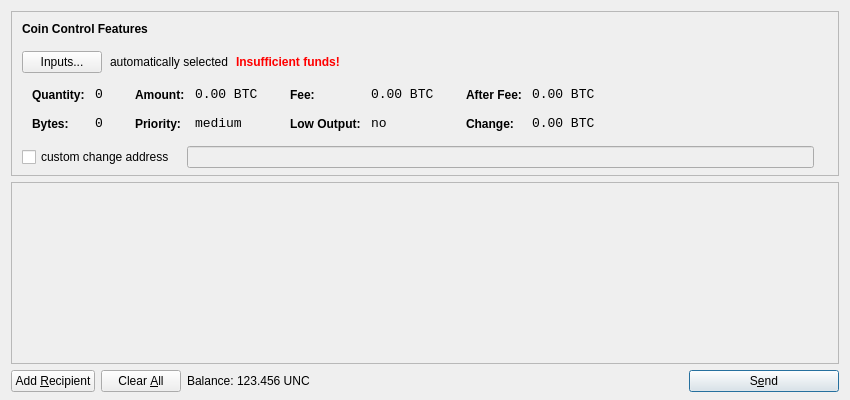
<?xml version="1.0" encoding="UTF-8"?>
<ui version="4.0">
 <class>SendCoinsDialog</class>
 <widget class="QDialog" name="SendCoinsDialog">
  <property name="geometry">
   <rect>
    <x>0</x>
    <y>0</y>
    <width>850</width>
    <height>400</height>
   </rect>
  </property>
  <property name="windowTitle">
   <string>Send Coins</string>
  </property>
  <layout class="QVBoxLayout" name="verticalLayout" stretch="0,1,0">
   <property name="bottomMargin">
    <number>8</number>
   </property>
   <item>
    <widget class="QFrame" name="frameCoinControl">
     <property name="sizePolicy">
      <sizepolicy hsizetype="Expanding" vsizetype="Expanding">
       <horstretch>0</horstretch>
       <verstretch>0</verstretch>
      </sizepolicy>
     </property>
     <property name="maximumSize">
      <size>
       <width>16777215</width>
       <height>16777215</height>
      </size>
     </property>
     <property name="frameShape">
      <enum>QFrame::StyledPanel</enum>
     </property>
     <property name="frameShadow">
      <enum>QFrame::Sunken</enum>
     </property>
     <layout class="QVBoxLayout" name="verticalLayoutCoinControl2">
      <property name="spacing">
       <number>-1</number>
      </property>
      <property name="leftMargin">
       <number>0</number>
      </property>
      <property name="topMargin">
       <number>0</number>
      </property>
      <property name="rightMargin">
       <number>0</number>
      </property>
      <property name="bottomMargin">
       <number>6</number>
      </property>
      <item>
       <layout class="QVBoxLayout" name="verticalLayoutCoinControl" stretch="0,0,0,0,1">
        <property name="spacing">
         <number>0</number>
        </property>
        <property name="leftMargin">
         <number>10</number>
        </property>
        <property name="topMargin">
         <number>10</number>
        </property>
        <item>
         <layout class="QHBoxLayout" name="horizontalLayoutCoinControl1">
          <property name="bottomMargin">
           <number>15</number>
          </property>
          <item>
           <widget class="QLabel" name="labelCoinControlFeatures">
            <property name="sizePolicy">
             <sizepolicy hsizetype="Preferred" vsizetype="Maximum">
              <horstretch>0</horstretch>
              <verstretch>0</verstretch>
             </sizepolicy>
            </property>
            <property name="font">
             <font>
              <weight>75</weight>
              <bold>true</bold>
             </font>
            </property>
            <property name="styleSheet">
             <string notr="true">font-weight:bold;</string>
            </property>
            <property name="text">
             <string>Coin Control Features</string>
            </property>
           </widget>
          </item>
         </layout>
        </item>
        <item>
         <layout class="QHBoxLayout" name="horizontalLayoutCoinControl2" stretch="0,0,0,0">
          <property name="spacing">
           <number>8</number>
          </property>
          <property name="bottomMargin">
           <number>10</number>
          </property>
          <item>
           <widget class="QPushButton" name="pushButtonCoinControl">
            <property name="styleSheet">
             <string notr="true"/>
            </property>
            <property name="text">
             <string>Inputs...</string>
            </property>
           </widget>
          </item>
          <item>
           <widget class="QLabel" name="labelCoinControlAutomaticallySelected">
            <property name="text">
             <string>automatically selected</string>
            </property>
            <property name="margin">
             <number>5</number>
            </property>
           </widget>
          </item>
          <item>
           <widget class="QLabel" name="labelCoinControlInsuffFunds">
            <property name="font">
             <font>
              <weight>75</weight>
              <bold>true</bold>
             </font>
            </property>
            <property name="styleSheet">
             <string notr="true">color:red;font-weight:bold;</string>
            </property>
            <property name="text">
             <string>Insufficient funds!</string>
            </property>
            <property name="margin">
             <number>5</number>
            </property>
           </widget>
          </item>
          <item>
           <spacer name="horizontalSpacerCoinControl">
            <property name="orientation">
             <enum>Qt::Horizontal</enum>
            </property>
            <property name="sizeHint" stdset="0">
             <size>
              <width>40</width>
              <height>1</height>
             </size>
            </property>
           </spacer>
          </item>
         </layout>
        </item>
        <item>
         <widget class="QWidget" name="widgetCoinControl" native="true">
          <property name="sizePolicy">
           <sizepolicy hsizetype="Preferred" vsizetype="Preferred">
            <horstretch>0</horstretch>
            <verstretch>0</verstretch>
           </sizepolicy>
          </property>
          <property name="minimumSize">
           <size>
            <width>0</width>
            <height>0</height>
           </size>
          </property>
          <property name="styleSheet">
           <string notr="true"/>
          </property>
          <layout class="QHBoxLayout" name="horizontalLayoutCoinControl5">
           <property name="margin">
            <number>0</number>
           </property>
           <item>
            <layout class="QHBoxLayout" name="horizontalLayoutCoinControl3" stretch="0,0,0,1">
             <property name="spacing">
              <number>20</number>
             </property>
             <property name="topMargin">
              <number>0</number>
             </property>
             <property name="bottomMargin">
              <number>10</number>
             </property>
             <item>
              <layout class="QFormLayout" name="formLayoutCoinControl1">
               <property name="horizontalSpacing">
                <number>10</number>
               </property>
               <property name="verticalSpacing">
                <number>14</number>
               </property>
               <property name="leftMargin">
                <number>10</number>
               </property>
               <property name="topMargin">
                <number>4</number>
               </property>
               <property name="rightMargin">
                <number>6</number>
               </property>
               <item row="0" column="0">
                <widget class="QLabel" name="labelCoinControlQuantityText">
                 <property name="styleSheet">
                  <string notr="true">font-weight:bold;</string>
                 </property>
                 <property name="text">
                  <string>Quantity:</string>
                 </property>
                 <property name="margin">
                  <number>0</number>
                 </property>
                </widget>
               </item>
               <item row="0" column="1">
                <widget class="QLabel" name="labelCoinControlQuantity">
                 <property name="font">
                  <font>
                   <family>Monospace</family>
                   <pointsize>10</pointsize>
                  </font>
                 </property>
                 <property name="cursor">
                  <cursorShape>IBeamCursor</cursorShape>
                 </property>
                 <property name="contextMenuPolicy">
                  <enum>Qt::ActionsContextMenu</enum>
                 </property>
                 <property name="text">
                  <string notr="true">0</string>
                 </property>
                 <property name="margin">
                  <number>0</number>
                 </property>
                 <property name="textInteractionFlags">
                  <set>Qt::LinksAccessibleByMouse|Qt::TextSelectableByKeyboard|Qt::TextSelectableByMouse</set>
                 </property>
                </widget>
               </item>
               <item row="1" column="0">
                <widget class="QLabel" name="labelCoinControlBytesText">
                 <property name="styleSheet">
                  <string notr="true">font-weight:bold;</string>
                 </property>
                 <property name="text">
                  <string>Bytes:</string>
                 </property>
                </widget>
               </item>
               <item row="1" column="1">
                <widget class="QLabel" name="labelCoinControlBytes">
                 <property name="font">
                  <font>
                   <family>Monospace</family>
                   <pointsize>10</pointsize>
                  </font>
                 </property>
                 <property name="cursor">
                  <cursorShape>IBeamCursor</cursorShape>
                 </property>
                 <property name="contextMenuPolicy">
                  <enum>Qt::ActionsContextMenu</enum>
                 </property>
                 <property name="text">
                  <string notr="true">0</string>
                 </property>
                 <property name="textInteractionFlags">
                  <set>Qt::LinksAccessibleByMouse|Qt::TextSelectableByKeyboard|Qt::TextSelectableByMouse</set>
                 </property>
                </widget>
               </item>
              </layout>
             </item>
             <item>
              <layout class="QFormLayout" name="formLayoutCoinControl2">
               <property name="horizontalSpacing">
                <number>10</number>
               </property>
               <property name="verticalSpacing">
                <number>14</number>
               </property>
               <property name="leftMargin">
                <number>6</number>
               </property>
               <property name="topMargin">
                <number>4</number>
               </property>
               <property name="rightMargin">
                <number>6</number>
               </property>
               <item row="0" column="0">
                <widget class="QLabel" name="labelCoinControlAmountText">
                 <property name="styleSheet">
                  <string notr="true">font-weight:bold;</string>
                 </property>
                 <property name="text">
                  <string>Amount:</string>
                 </property>
                 <property name="margin">
                  <number>0</number>
                 </property>
                </widget>
               </item>
               <item row="0" column="1">
                <widget class="QLabel" name="labelCoinControlAmount">
                 <property name="font">
                  <font>
                   <family>Monospace</family>
                   <pointsize>10</pointsize>
                  </font>
                 </property>
                 <property name="cursor">
                  <cursorShape>IBeamCursor</cursorShape>
                 </property>
                 <property name="contextMenuPolicy">
                  <enum>Qt::ActionsContextMenu</enum>
                 </property>
                 <property name="text">
                  <string notr="true">0.00 BTC</string>
                 </property>
                 <property name="textInteractionFlags">
                  <set>Qt::LinksAccessibleByMouse|Qt::TextSelectableByKeyboard|Qt::TextSelectableByMouse</set>
                 </property>
                </widget>
               </item>
               <item row="1" column="0">
                <widget class="QLabel" name="labelCoinControlPriorityText">
                 <property name="styleSheet">
                  <string notr="true">font-weight:bold;</string>
                 </property>
                 <property name="text">
                  <string>Priority:</string>
                 </property>
                </widget>
               </item>
               <item row="1" column="1">
                <widget class="QLabel" name="labelCoinControlPriority">
                 <property name="font">
                  <font>
                   <family>Monospace</family>
                   <pointsize>10</pointsize>
                  </font>
                 </property>
                 <property name="cursor">
                  <cursorShape>IBeamCursor</cursorShape>
                 </property>
                 <property name="contextMenuPolicy">
                  <enum>Qt::ActionsContextMenu</enum>
                 </property>
                 <property name="text">
                  <string>medium</string>
                 </property>
                 <property name="textInteractionFlags">
                  <set>Qt::LinksAccessibleByMouse|Qt::TextSelectableByKeyboard|Qt::TextSelectableByMouse</set>
                 </property>
                </widget>
               </item>
              </layout>
             </item>
             <item>
              <layout class="QFormLayout" name="formLayoutCoinControl3">
               <property name="horizontalSpacing">
                <number>10</number>
               </property>
               <property name="verticalSpacing">
                <number>14</number>
               </property>
               <property name="leftMargin">
                <number>6</number>
               </property>
               <property name="topMargin">
                <number>4</number>
               </property>
               <property name="rightMargin">
                <number>6</number>
               </property>
               <item row="0" column="0">
                <widget class="QLabel" name="labelCoinControlFeeText">
                 <property name="styleSheet">
                  <string notr="true">font-weight:bold;</string>
                 </property>
                 <property name="text">
                  <string>Fee:</string>
                 </property>
                 <property name="margin">
                  <number>0</number>
                 </property>
                </widget>
               </item>
               <item row="0" column="1">
                <widget class="QLabel" name="labelCoinControlFee">
                 <property name="font">
                  <font>
                   <family>Monospace</family>
                   <pointsize>10</pointsize>
                  </font>
                 </property>
                 <property name="cursor">
                  <cursorShape>IBeamCursor</cursorShape>
                 </property>
                 <property name="contextMenuPolicy">
                  <enum>Qt::ActionsContextMenu</enum>
                 </property>
                 <property name="text">
                  <string notr="true">0.00 BTC</string>
                 </property>
                 <property name="textInteractionFlags">
                  <set>Qt::LinksAccessibleByMouse|Qt::TextSelectableByKeyboard|Qt::TextSelectableByMouse</set>
                 </property>
                </widget>
               </item>
               <item row="1" column="0">
                <widget class="QLabel" name="labelCoinControlLowOutputText">
                 <property name="styleSheet">
                  <string notr="true">font-weight:bold;</string>
                 </property>
                 <property name="text">
                  <string>Low Output:</string>
                 </property>
                </widget>
               </item>
               <item row="1" column="1">
                <widget class="QLabel" name="labelCoinControlLowOutput">
                 <property name="font">
                  <font>
                   <family>Monospace</family>
                   <pointsize>10</pointsize>
                  </font>
                 </property>
                 <property name="cursor">
                  <cursorShape>IBeamCursor</cursorShape>
                 </property>
                 <property name="contextMenuPolicy">
                  <enum>Qt::ActionsContextMenu</enum>
                 </property>
                 <property name="text">
                  <string>no</string>
                 </property>
                 <property name="textInteractionFlags">
                  <set>Qt::LinksAccessibleByMouse|Qt::TextSelectableByKeyboard|Qt::TextSelectableByMouse</set>
                 </property>
                </widget>
               </item>
              </layout>
             </item>
             <item>
              <layout class="QFormLayout" name="formLayoutCoinControl4">
               <property name="horizontalSpacing">
                <number>10</number>
               </property>
               <property name="verticalSpacing">
                <number>14</number>
               </property>
               <property name="leftMargin">
                <number>6</number>
               </property>
               <property name="topMargin">
                <number>4</number>
               </property>
               <property name="rightMargin">
                <number>6</number>
               </property>
               <item row="0" column="0">
                <widget class="QLabel" name="labelCoinControlAfterFeeText">
                 <property name="styleSheet">
                  <string notr="true">font-weight:bold;</string>
                 </property>
                 <property name="text">
                  <string>After Fee:</string>
                 </property>
                 <property name="margin">
                  <number>0</number>
                 </property>
                </widget>
               </item>
               <item row="0" column="1">
                <widget class="QLabel" name="labelCoinControlAfterFee">
                 <property name="font">
                  <font>
                   <family>Monospace</family>
                   <pointsize>10</pointsize>
                  </font>
                 </property>
                 <property name="cursor">
                  <cursorShape>IBeamCursor</cursorShape>
                 </property>
                 <property name="contextMenuPolicy">
                  <enum>Qt::ActionsContextMenu</enum>
                 </property>
                 <property name="text">
                  <string notr="true">0.00 BTC</string>
                 </property>
                 <property name="textInteractionFlags">
                  <set>Qt::LinksAccessibleByMouse|Qt::TextSelectableByKeyboard|Qt::TextSelectableByMouse</set>
                 </property>
                </widget>
               </item>
               <item row="1" column="0">
                <widget class="QLabel" name="labelCoinControlChangeText">
                 <property name="styleSheet">
                  <string notr="true">font-weight:bold;</string>
                 </property>
                 <property name="text">
                  <string>Change:</string>
                 </property>
                </widget>
               </item>
               <item row="1" column="1">
                <widget class="QLabel" name="labelCoinControlChange">
                 <property name="font">
                  <font>
                   <family>Monospace</family>
                   <pointsize>10</pointsize>
                  </font>
                 </property>
                 <property name="cursor">
                  <cursorShape>IBeamCursor</cursorShape>
                 </property>
                 <property name="contextMenuPolicy">
                  <enum>Qt::ActionsContextMenu</enum>
                 </property>
                 <property name="text">
                  <string notr="true">0.00 BTC</string>
                 </property>
                 <property name="textInteractionFlags">
                  <set>Qt::LinksAccessibleByMouse|Qt::TextSelectableByKeyboard|Qt::TextSelectableByMouse</set>
                 </property>
                </widget>
               </item>
              </layout>
             </item>
            </layout>
           </item>
          </layout>
         </widget>
        </item>
        <item>
         <layout class="QHBoxLayout" name="horizontalLayoutCoinControl4" stretch="0,0,0">
          <property name="spacing">
           <number>12</number>
          </property>
          <property name="sizeConstraint">
           <enum>QLayout::SetDefaultConstraint</enum>
          </property>
          <property name="topMargin">
           <number>5</number>
          </property>
          <property name="rightMargin">
           <number>5</number>
          </property>
          <item>
           <widget class="QCheckBox" name="checkBoxCoinControlChange">
            <property name="text">
             <string>custom change address</string>
            </property>
           </widget>
          </item>
          <item>
           <widget class="QLineEdit" name="lineEditCoinControlChange">
            <property name="enabled">
             <bool>false</bool>
            </property>
            <property name="sizePolicy">
             <sizepolicy hsizetype="Expanding" vsizetype="Fixed">
              <horstretch>0</horstretch>
              <verstretch>0</verstretch>
             </sizepolicy>
            </property>
           </widget>
          </item>
          <item>
           <widget class="QLabel" name="labelCoinControlChangeLabel">
            <property name="sizePolicy">
             <sizepolicy hsizetype="Preferred" vsizetype="Expanding">
              <horstretch>0</horstretch>
              <verstretch>0</verstretch>
             </sizepolicy>
            </property>
            <property name="minimumSize">
             <size>
              <width>0</width>
              <height>0</height>
             </size>
            </property>
            <property name="text">
             <string/>
            </property>
            <property name="margin">
             <number>3</number>
            </property>
           </widget>
          </item>
         </layout>
        </item>
        <item>
         <spacer name="verticalSpacerCoinControl">
          <property name="orientation">
           <enum>Qt::Vertical</enum>
          </property>
          <property name="sizeHint" stdset="0">
           <size>
            <width>800</width>
            <height>1</height>
           </size>
          </property>
         </spacer>
        </item>
       </layout>
      </item>
     </layout>
    </widget>
   </item>
   <item>
    <widget class="QScrollArea" name="scrollArea">
     <property name="widgetResizable">
      <bool>true</bool>
     </property>
     <widget class="QWidget" name="scrollAreaWidgetContents">
      <property name="geometry">
       <rect>
        <x>0</x>
        <y>0</y>
        <width>830</width>
        <height>165</height>
       </rect>
      </property>
      <layout class="QVBoxLayout" name="verticalLayout_2">
       <property name="margin">
        <number>0</number>
       </property>
       <item>
        <layout class="QVBoxLayout" name="entries">
         <property name="spacing">
          <number>6</number>
         </property>
        </layout>
       </item>
       <item>
        <spacer name="verticalSpacer">
         <property name="orientation">
          <enum>Qt::Vertical</enum>
         </property>
         <property name="sizeHint" stdset="0">
          <size>
           <width>20</width>
           <height>40</height>
          </size>
         </property>
        </spacer>
       </item>
      </layout>
     </widget>
    </widget>
   </item>
   <item>
    <layout class="QHBoxLayout" name="horizontalLayout">
     <item>
      <widget class="QPushButton" name="addButton">
       <property name="toolTip">
        <string>Send to multiple recipients at once</string>
       </property>
       <property name="text">
        <string>Add &amp;Recipient</string>
       </property>
       <property name="icon">
        <iconset resource="../bitcoin.qrc">
         <normaloff>:/icons/add</normaloff>:/icons/add</iconset>
       </property>
       <property name="autoDefault">
        <bool>false</bool>
       </property>
      </widget>
     </item>
     <item>
      <widget class="QPushButton" name="clearButton">
       <property name="sizePolicy">
        <sizepolicy hsizetype="Minimum" vsizetype="Fixed">
         <horstretch>0</horstretch>
         <verstretch>0</verstretch>
        </sizepolicy>
       </property>
       <property name="toolTip">
        <string>Remove all transaction fields</string>
       </property>
       <property name="text">
        <string>Clear &amp;All</string>
       </property>
       <property name="icon">
        <iconset resource="../bitcoin.qrc">
         <normaloff>:/icons/remove</normaloff>:/icons/remove</iconset>
       </property>
       <property name="autoRepeatDelay">
        <number>300</number>
       </property>
       <property name="autoDefault">
        <bool>false</bool>
       </property>
      </widget>
     </item>
     <item>
      <layout class="QHBoxLayout" name="horizontalLayout_2">
       <property name="spacing">
        <number>3</number>
       </property>
       <item>
        <widget class="QLabel" name="label">
         <property name="text">
          <string>Balance:</string>
         </property>
        </widget>
       </item>
       <item>
        <widget class="QLabel" name="labelBalance">
         <property name="cursor">
          <cursorShape>IBeamCursor</cursorShape>
         </property>
         <property name="text">
          <string>123.456 UNC</string>
         </property>
         <property name="textInteractionFlags">
          <set>Qt::LinksAccessibleByMouse|Qt::TextSelectableByKeyboard|Qt::TextSelectableByMouse</set>
         </property>
        </widget>
       </item>
      </layout>
     </item>
     <item>
      <spacer name="horizontalSpacer">
       <property name="orientation">
        <enum>Qt::Horizontal</enum>
       </property>
       <property name="sizeHint" stdset="0">
        <size>
         <width>40</width>
         <height>20</height>
        </size>
       </property>
      </spacer>
     </item>
     <item>
      <widget class="QPushButton" name="sendButton">
       <property name="minimumSize">
        <size>
         <width>150</width>
         <height>0</height>
        </size>
       </property>
       <property name="toolTip">
        <string>Confirm the send action</string>
       </property>
       <property name="text">
        <string>S&amp;end</string>
       </property>
       <property name="icon">
        <iconset resource="../bitcoin.qrc">
         <normaloff>:/icons/send</normaloff>:/icons/send</iconset>
       </property>
       <property name="default">
        <bool>true</bool>
       </property>
      </widget>
     </item>
    </layout>
   </item>
  </layout>
 </widget>
 <resources>
  <include location="../bitcoin.qrc"/>
 </resources>
 <connections/>
</ui>
